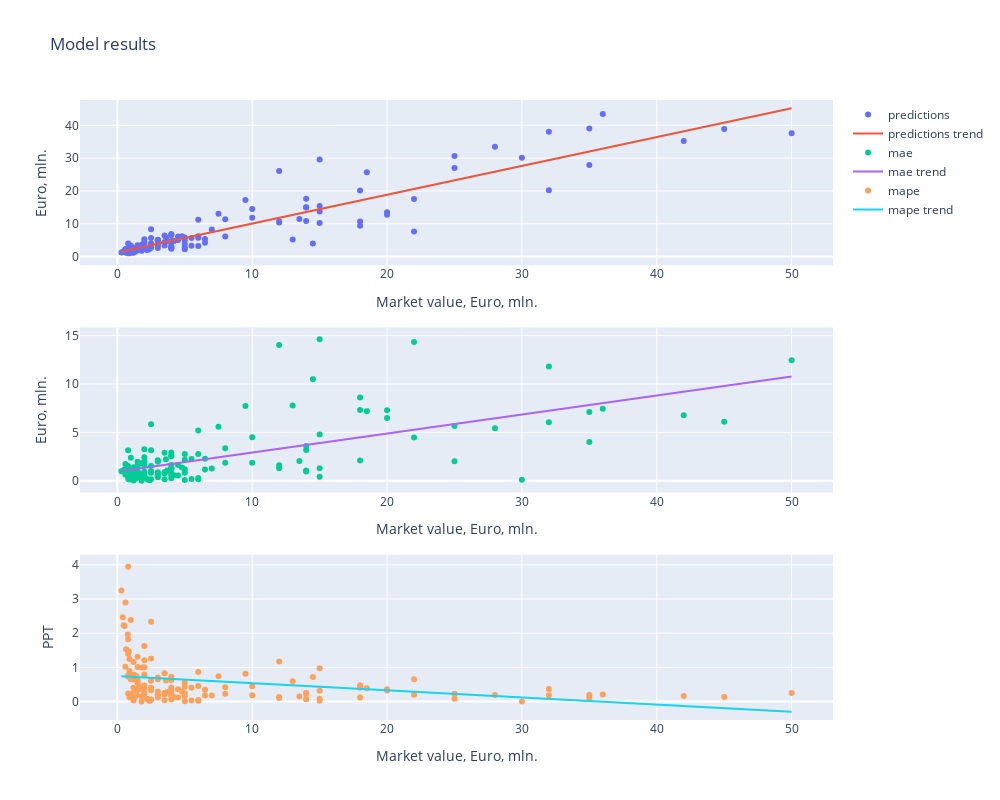

The notebook cell this image was saved under:
### Code cell
pipeline('DEF', def_features)

### Figure 1 — Plotly figure (JSON) as saved in the notebook; plotly's stock layout.template omitted (floating-point values rounded to 4 significant figures; data arrays with more than 128 entries replaced by an {"elided": "..."} marker saying what was removed)
{"data": [{"mode": "markers", "name": "predictions", "type": "scatter", "x": {"elided": "141 float values"}, "xaxis": "x", "y": {"elided": "141 float values"}, "yaxis": "y"}, {"mode": "lines", "name": "predictions trend", "type": "scatter", "x": {"elided": "141 float values"}, "xaxis": "x", "y": {"elided": "141 float values"}, "yaxis": "y"}, {"mode": "markers", "name": "mae", "type": "scatter", "x": {"elided": "141 float values"}, "xaxis": "x2", "y": {"elided": "141 float values"}, "yaxis": "y2"}, {"mode": "lines", "name": "mae trend", "type": "scatter", "x": {"elided": "141 float values"}, "xaxis": "x2", "y": {"elided": "141 float values"}, "yaxis": "y2"}, {"mode": "markers", "name": "mape", "type": "scatter", "x": {"elided": "141 float values"}, "xaxis": "x3", "y": {"elided": "141 float values"}, "yaxis": "y3"}, {"mode": "lines", "name": "mape trend", "type": "scatter", "x": {"elided": "141 float values"}, "xaxis": "x3", "y": {"elided": "141 float values"}, "yaxis": "y3"}], "layout": {"height": 800, "title": {"text": "Model results"}, "width": 1000, "xaxis": {"anchor": "y", "domain": [0, 1], "title": {"text": "Market value, Euro, mln."}}, "xaxis2": {"anchor": "y2", "domain": [0, 1], "title": {"text": "Market value, Euro, mln."}}, "xaxis3": {"anchor": "y3", "domain": [0, 1], "title": {"text": "Market value, Euro, mln."}}, "yaxis": {"anchor": "x", "domain": [0.7333, 1], "title": {"text": "Euro, mln."}}, "yaxis2": {"anchor": "x2", "domain": [0.3667, 0.6333], "title": {"text": "Euro, mln."}}, "yaxis3": {"anchor": "x3", "domain": [0, 0.2667], "title": {"text": "PPT"}}}}
